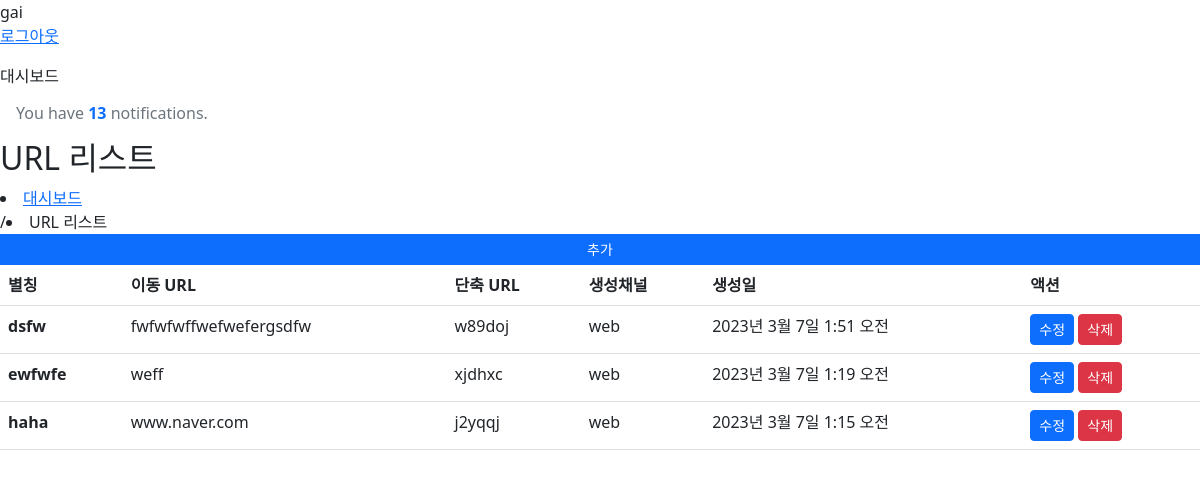
Screenshot of /urls/ (signed in) with the database file from the repository.
### shortener/models.py (models this page shows)
class Users(AbstractUser):
    full_name = models.CharField(max_length=100, null=True)
    pay_plan = models.ForeignKey(PayPlan, on_delete=models.DO_NOTHING, null=True)

class ShortenerUrls(models.Model):
    class UrlCreatedVia(models.TextChoices): # class for creating enumerating text choices
        WEBSITE = "web"
        TELEGRAM = "telegram"
    def rand_string():
        str_pool = string.digits + string.ascii_letters
        return ("".join([random.choice(str_pool) for _ in range(6)]).lower())
    nick_name = models.CharField(max_length=100)
    created_by = models.ForeignKey(Users, on_delete=models.CASCADE)
    target_url = models.CharField(max_length=2000)
    shortened_url = models.CharField(max_length=6, default=rand_string)
    created_via = models.CharField(max_length=8, choices=UrlCreatedVia.choices, default=UrlCreatedVia.WEBSITE)
    updated_at = models.DateTimeField(auto_now=True)
    created_at = models.DateTimeField(auto_now_add=True)

### shortener/views.py (the view)
# urls.py: path('urls/', url_list, name='url_list'),
def url_list(request):
    get_list = ShortenerUrls.objects.order_by("-created_at").all()
    return render(request, "url_list.html", {"list":get_list})

### templates/url_list.html (shortened to what this page needs)
{% extends 'base.html' %}
{% block main_breadscumb %}대시보드{% endblock %}
{% block sub_breadscumb_highlight %}URL 리스트{% endblock %}
{% block sub_breadscumb %}URL 리스트{% endblock %}
{% block content %}
<div class="row">
    <div class="col-xl-12">
        <div class="card-header">
            <div class="row">
                <a href="{% url 'url_create' %}" class="btn btn-primary btn-sm font-size-12 float-right">
                    추가
                  </a>
            </div>
        </div>
        <div class="table-responsive">
            <table class="table">
                <thead class="thead-light">
                    <tr>
                        <th scope="col">별칭</th>
                        <th scope="col">이동 URL</th>
                        <th scope="col">단축 URL</th>
                        <th scope="col">생성채널</th>
                        <th scope="col">생성일</th>
                        <th class="col">액션</th>
                    </tr>
                </thead>
                <tbody>
            {% for l in list%}
                    <th scope="row">{{ l.nick_name }}</th>
              <td>{{ l.target_url }}</td>
              <td>{{ l.shortened_url }}</td>
              <td>{{ l.created_via }}</td>
              <td>{{ l.created_at }}</td>
              <td>
                <form action="/urls/delete/{{ l.id }}/" method="POST">
                  <a href="/urls/update/{{ l.id }}/" class="btn btn-sm btn-primary">
                    수정
                  </a>
                  <button type="submit" class="btn btn-sm btn-danger" onclick="return confirm('정말 삭제 하시겠습니까?');">
                    삭제
                  </button>
                </form>
              </td>
            {% endfor %}
                </tbody>
            </table>
        </div>
    </div>
</div>
{% endblock %}

### templates/base.html (shortened to what this page needs)
<!DOCTYPE html>
<html lang="en">
    <head>
        <link href="https://cdn.jsdelivr.net/npm/bootstrap@5.2.3/dist/css/bootstrap.min.css" rel="stylesheet">
    </head>
<body>
    {{ user.username }} <br>
    {% if user.is_authenticated %}
    <p><a href="{% url 'logout' %}">로그아웃</a></p>
    {% else %}
    <p><a href="{% url 'login' %}">로그인</a></p>
    <p><a href="{% url 'register' %}">회원가입</a></p>
    {% endif %}
    {% include 'includes/nav.html' %}
    {% include 'includes/top_nav.html' %}
    <h6 class="h2">{% block sub_breadscumb_highlight %}{% endblock %}</h6>
    <li class="breadcrumb-item"><a href="#">{% block main_breadscumb %}{% endblock %}</a></li>
    <li class="breadcrumb-item active">{% block sub_breadscumb %}{% endblock %}</li>
    {% block content %}
    {% endblock %}
</body>
</html>

### rows the page displays
Users: username "gai"
ShortenerUrls: nick_name "dsfw", target_url "fwfwfwffwefwefergsdfw", shortened_url "w89doj", created_via "web", created_at "2023년 3월 7일 1:51 오전"
ShortenerUrls: nick_name "ewfwfe", target_url "weff", shortened_url "xjdhxc", created_via "web", created_at "2023년 3월 7일 1:19 오전"
ShortenerUrls: nick_name "haha", target_url "www.naver.com", shortened_url "j2yqqj", created_via "web", created_at "2023년 3월 7일 1:15 오전"
